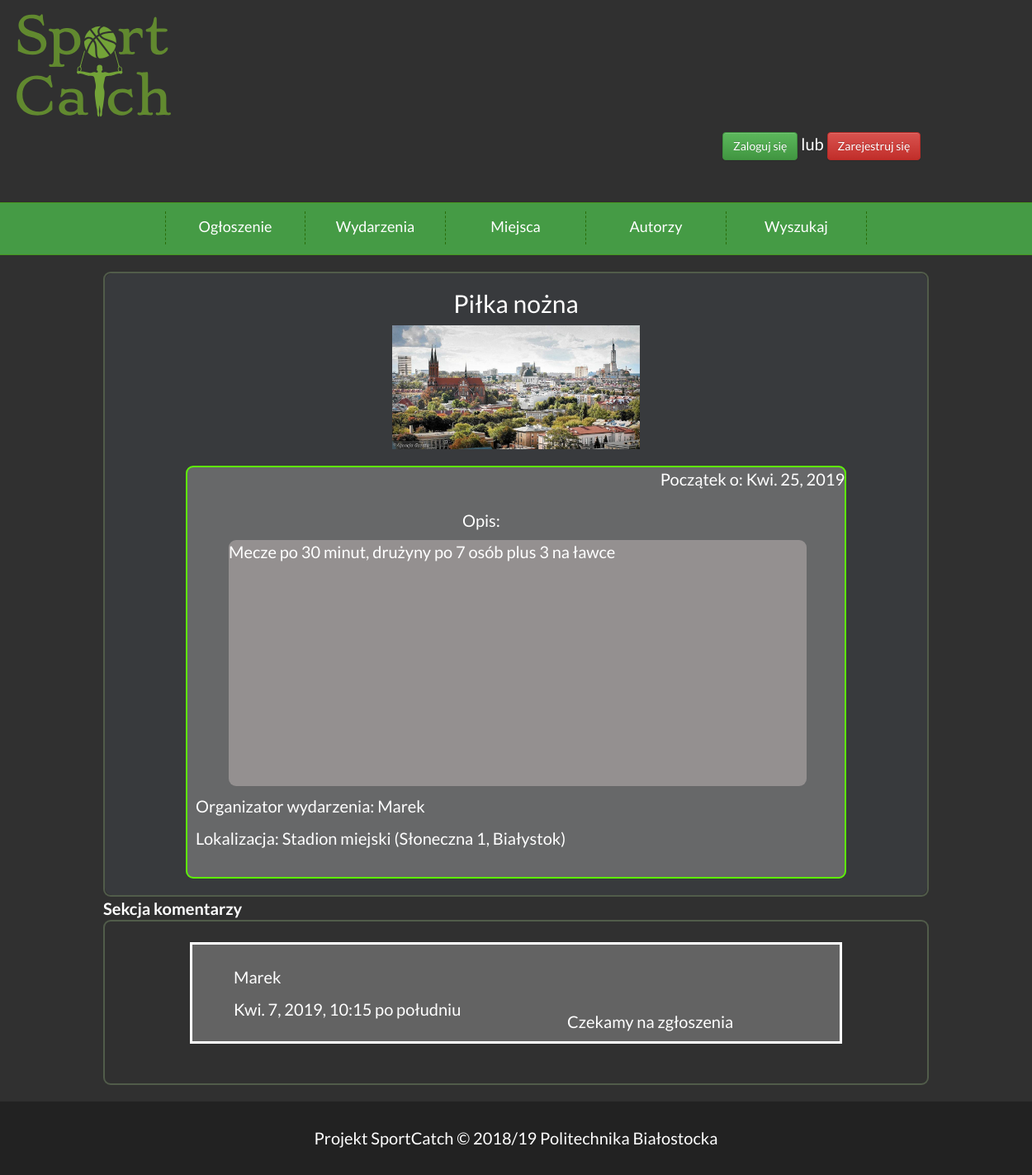
The page /events/5 on the database its author committed.
### event/models.py (models this page shows, shortened)
class wydarzenie(models.Model):
    miejsce=models.ForeignKey(miejsce,on_delete=models.CASCADE)
    nazwa=models.CharField(max_length=50)
    data_rozpoczecia=models.DateField()
    organizator=models.ForeignKey(User,on_delete=models.CASCADE,related_name='wydarzenia')
    opis=models.TextField()
    uczestnicy=models.ManyToManyField(User,related_name="uczestnicy")
    Srednia_ocen=models.IntegerField( default=0)
    photo = models.ImageField(upload_to="wydarzenia/", blank=True, default='miejsca/Default.jpg')

class miejsce(models.Model):
    adres=models.CharField(max_length=100)
    miasto=models.CharField(max_length=100, default="Białystok")
    nazwa=models.CharField(max_length=100)
    zaakceptowane=models.BooleanField(default=False)
    Srednia_ocen=models.IntegerField( default=0)
    photo = models.ImageField(upload_to='miejsca/', blank=True, default='miejsca/Default.jpg')
    def __str__(self):
        return "{} ({}, {})".format(self.nazwa, self.adres, self.miasto)
    class Meta:
        verbose_name = 'Miejsce'
        verbose_name_plural = 'Miejsca'

class komentarz_do_wydarzenia(models.Model):
    autor= models.ForeignKey(User,on_delete=models.CASCADE)
    wydarzenie=models.ForeignKey(wydarzenie,on_delete=models.CASCADE)
    data=models.DateTimeField(auto_now=True)
    tresc=models.TextField()

### event/views.py (the view, shortened to what this page needs)
# urls.py: path('events/<int:pk>', views.event_detail, name='event_detail'),
def event_detail(request, pk):
    user = Profile.objects.all()
    event = get_object_or_404(wydarzenie, pk=pk)
    if request.user.is_authenticated:
        user = Profile.objects.get(user=request.user)
    uczestnicy = event.uczestnicy.all()
    komentarze = komentarz_do_wydarzenia.objects.filter(wydarzenie=event.id)
    komentarz_form = None
    czy_nowy_komentarz = False
    if not (request.user in event.uczestnicy.all()):
        takePartButtonText = "Wezmę udział!"
    else:
        takePartButtonText = "Jednak nie wezmę udziału"
    return render(request, 'event/event_detail.html', {'flag': czy_nowy_komentarz,
                                                       'event': event, 'uczestnicy': uczestnicy,
                                                       'komentarze': komentarze,
                                                       'komentarz_form': komentarz_form,
                                                       'takePartButtonText': takePartButtonText, 'user': user})

### event/templates/event/event_detail.html (shortened to what this page needs)
{%extends 'Base.html'%}
{%block content%}
{% load emoticons_tags %}
{% emoticons %}
        <div class="wydarzenia">
        <div class="Elementy_wydarzen">
    <h2>{{event.nazwa}}</h2>
    <span>
    {%if event.photo.url.value != ""%}
    <image heigh="150" width="300" src="{{event.photo.url}}"></image></span>
    {%endif%}
    <div class="Obramowanie3">
    <div style="float: right;">
    <p>Początek o: {{event.data_rozpoczecia}}</p>
    </div>
    <div class="Opiss">
    <p>Opis:</p>
    </div>
        <div class="ramka">
        {{event.opis}}
        </div>
    <div class="stopka">
    <p>Organizator wydarzenia: {{event.organizator}}</p>
    <p>Lokalizacja: {{event.miejsce}}</p>
    </div>
    </div>
</div>
</div>
    <b>Sekcja komentarzy</b>
    <div class="mar">
    {%for kom in komentarze%}
    <div class="komentarze">
    <div class="Text3">
    <p>{{kom.autor}}</p>
    <p>{{kom.data}}</p>
</div>
<div class="tresc">
    <p>{{kom.tresc}}</p>
</div>
</div>
    {%endfor%}
</div>
{% endemoticons %}
{%endblock%}

### event/static/style.css (style rules this page uses)
body { background-color: #303030; color: #ffffff; font-family: 'Lato', sans-serif; font-size: 20px; margin: 0 !important; }
.wydarzenia { text-align: center; }
.Elementy_wydarzen { background-color:#383a3d; height: 70%px; width: 70%px; display: flex; justify-content:center; flex-direction:column; border-radius: 9px; }
.Obramowanie3 { margin:auto; margin-top:20px; margin-bottom: 20px; background-color: rgba(121, 121, 121, 0.74); text-align: left; width: 800px; height: 500px; border-radius: 9px; border-radius: 9px; border: #5ef308; border-style: solid; border-width: 2px; border-width: 2px; font-size: 20px; }
.Text3 { float: left; margin-left: 50px; margin-top: 25px; }
.wydarzenia { border-radius: 9px; border: #515c4a; border-style: solid; border-width: 2px; }
.komentarze { background-color: #636363; overflow-wrap: break-word; word-wrap: break-word; hyphens: auto; width: 790px; height: auto; border-style: solid; margin: auto; margin-top: 25px; margin-bottom: 25px; }
.mar { overflow-y:scroll; height: 200px; border-radius: 9px; border: #515c4a; border-style: solid; border-width: 2px; }
.komentarze > .tresc { text-align:center; }
.tresc { margin-top: 10%; }
.Opiss { margin-top: 50px; margin-left: 333px; }
.stopka { float: none; margin-top: 10px; margin-left:10px; }
.ramka { height:60%; margin-left:50px; width:700px; background-color:rgb(148, 144, 144); border-radius: 9px; }

### rows shown on the page
wydarzenie: nazwa "Piłka nożna", photo (placeholder picture), data_rozpoczecia "Kwi. 25, 2019", opis "Mecze po 30 minut, drużyny po 7 osób plus 3 na ławce", organizator "Marek", miejsce "Stadion miejski (Słoneczna 1, Białystok)"
komentarz_do_wydarzenia: autor "Marek", data "Kwi. 7, 2019, 10:15 po południu", tresc "Czekamy na zgłoszenia"
